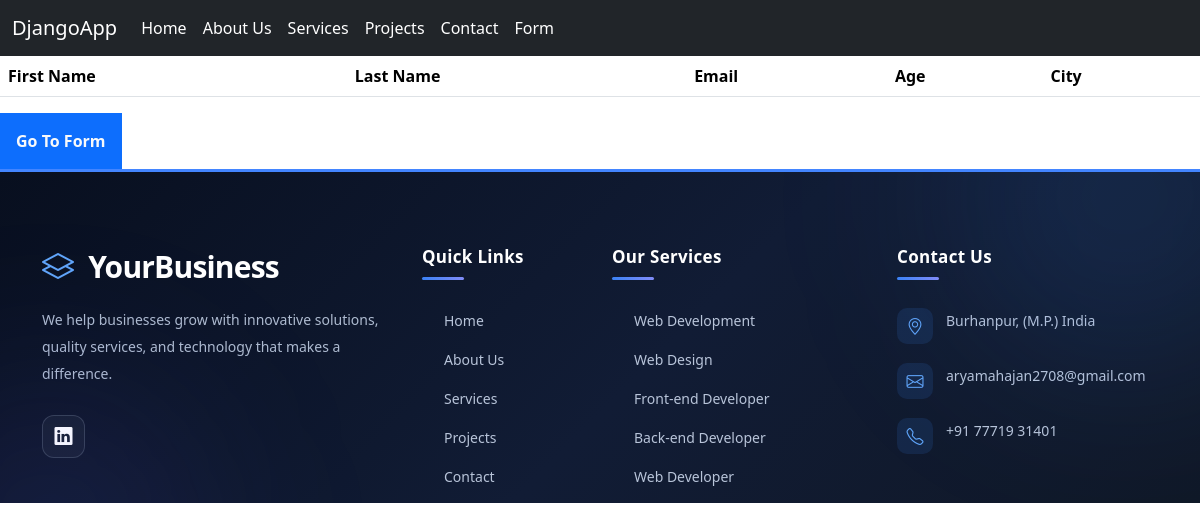
The page /data/ on the database as committed earlier.
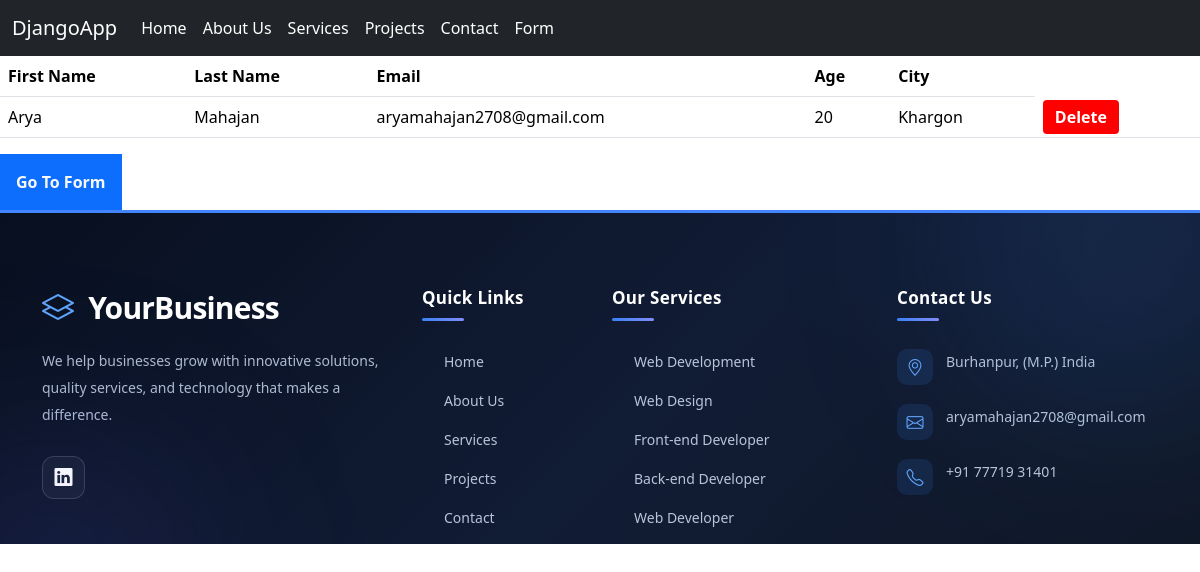
The same page on the database as committed later.
### myApp/models.py (models this page shows, shortened)
class Person(models.Model):
    first_name = models.CharField(max_length=200)
    last_name = models.CharField(max_length= 200)
    age = models.IntegerField()
    city = models.CharField(max_length=200)
    email = models.EmailField()

### myApp/views.py (the view)
# urls.py: path('data/' , views.data , name="data"),
def data(request):
    per = Person.objects.all()
    return render(request , 'data.html' , {'persons': per})

### myApp/templates/data.html (shortened to what this page needs)
{% extends 'base.html' %}
{% block content %}
        <table class="table">
            <tr>
                <th>First Name </th>
                <th>Last Name </th>
                <th>Email </th>
                <th>Age </th>
                <th>City </th>
            </tr>
            {% for p in persons %}
                <tr>
                    <td>{{p.first_name}}</td>
                    <td>{{p.last_name}}</td>
                    <td>{{p.email}}</td>
                    <td>{{p.age}}</td>
                    <td>{{p.city}}</td>
                    <td>
                        <a href="{% url 'delete_person' p.id %}"
                            onclick="return confirm('Are you sure you want to delete this person?');"
                            style="background-color: red; color: white; padding: 6px 12px; text-decoration: none; border-radius: 4px; font-weight: bold;">
                            Delete
                        </a>
                    </td>
                </tr>
            {% endfor %}
        </table>
        <a href="{% url 'form' %}"><button class="bg-primary p-3 text-light" type="button">Go To Form</button></a>
{% endblock %}

### myApp/templates/base.html (shortened to what this page needs)
{% load static %}
<!DOCTYPE html>
<html lang="en">
<head>
    <link rel="stylesheet" href="https://cdn.jsdelivr.net/npm/bootstrap-icons@1.11.3/font/bootstrap-icons.min.css">
    <link rel="stylesheet" href="{% static 'home.css' %}">
    <link rel="stylesheet" href="{% static 'footer.css' %}">
    <link rel="stylesheet" href="{% static 'about.css' %}">
    <link rel="stylesheet" href="{% static 'services.css' %}">
    <link rel="stylesheet" href="{% static 'projects.css' %}">
    <link rel="stylesheet" href="{% static 'contact.css' %}">
    <link rel="stylesheet" href="{% static 'form.css' %}">
    {% load bootstrap5 %}
    {% bootstrap_css %}
</head>
<body>
    {% include 'header.html' %}
    <main>
        {% block content %}
        {% endblock %}
    </main>
    {% include 'footer.html' %}
</body>
</html>

### myApp/templates/header.html
<nav class="navbar navbar-expand-lg navbar-dark bg-dark">
    <div class="container-fluid">
        <a class="navbar-brand" href="#">DjangoApp</a>
        <div class="collapse navbar-collapse" id="navbarNav">
            <ul class="navbar-nav me-auto mb-2 mb-lg-0">
                <li class="nav-item">
                    <a class="nav-link active" aria-current="page" href="{% url 'home' %}">Home</a>
                </li>
                <li class="nav-item">
                    <a class="nav-link active" aria-current="page" href="{% url 'about' %}">About Us</a>
                </li>
                <li class="nav-item">
                    <a class="nav-link active" aria-current="page" href="{% url 'services' %}">Services</a>
                </li>
                <li class="nav-item">
                    <a class="nav-link active" aria-current="page" href="{% url 'projects' %}">Projects</a>
                </li>
                <li class="nav-item">
                    <a class="nav-link active" aria-current="page" href="{% url 'contact' %}">Contact</a>
                </li>
                <li class="nav-item">
                    <a class="nav-link active" aria-current="page" href="{% url 'form' %}">Form</a>
                </li>
            </ul>
        </div>
    </div>
</nav>

### myApp/templates/footer.html
<footer class="site-footer">
    <div class="container">
        <div class="row g-4">
            <div class="col-lg-4 col-md-6">
                <h3 class="footer-logo">
                    <i class="bi bi-layers"></i> YourBusiness
                </h3>
                <p class="footer-description">
                    We help businesses grow with innovative solutions,
                    quality services, and technology that makes a difference.
                </p>
                <div class="social-links">
                    <a href="https://www.linkedin.com/in/arya-mahajan-2708-aum/" aria-label="LinkedIn"><i class="bi bi-linkedin"></i></a>
                </div>
            </div>
            <div class="col-lg-2 col-md-6">
                <h5 class="footer-heading">Quick Links</h5>
                <ul class="footer-links">
                    <li><a href="{% url 'home' %}">Home</a></li>
                    <li><a href="{% url 'about' %}">About Us</a></li>
                    <li><a href="{% url 'services' %}">Services</a></li>
                    <li><a href="{% url 'projects' %}">Projects</a></li>
                    <li><a href="{% url 'contact' %}">Contact</a></li>
                </ul>
            </div>
            <div class="col-lg-3 col-md-6">
                <h5 class="footer-heading">Our Services</h5>
                <ul class="footer-links">
                    <li><a href="{% url 'services' %}">Web Development</a></li>
                    <li><a href="{% url 'services' %}">Web Design</a></li>
                    <li><a href="{% url 'services' %}">Front-end Developer</a></li>
                    <li><a href="{% url 'services' %}">Back-end Developer</a></li>
                    <li><a href="{% url 'services' %}">Web Developer</a></li>
                </ul>
            </div>
            <div class="col-lg-3 col-md-6">
                <h5 class="footer-heading">Contact Us</h5>
                <p class="contact-item">
                    <i class="bi bi-geo-alt"></i>
                    Burhanpur, (M.P.) India
                </p>
                <p class="contact-item">
                    <i class="bi bi-envelope"></i>
                    aryamahajan2708@gmail.com
                </p>
                <p class="contact-item">
                    <i class="bi bi-telephone"></i>
                    +91 77719 31401
                </p>
            </div>
        </div>
    </div>
</footer>

### myApp/static/home.css (style rules this page uses)
:root { --home-dark: #080f1f; --home-navy: #101827; --home-blue: #3b82f6; --home-light-blue: #60a5fa; --home-purple: #818cf8; --home-text: #475569; --home-white: #ffffff; --home-light: #f4f7fc; }

### myApp/static/footer.css (style rules this page uses)
.site-footer { position: relative; overflow: hidden; background: linear-gradient(135deg, #080f1f, #111c35 55%, #101827); color: #b8c4d9; padding: 75px 0 0; font-family: "Segoe UI", Arial, sans-serif; border-top: 3px solid #4385ff; }
.site-footer::before { content: ""; position: absolute; top: -150px; right: -100px; width: 350px; height: 350px; background: rgba(59, 130, 246, 0.13); filter: blur(90px); border-radius: 50%; pointer-events: none; }
.site-footer::after { content: ""; position: absolute; bottom: -180px; left: -100px; width: 300px; height: 300px; background: rgba(99, 102, 241, 0.12); filter: blur(90px); border-radius: 50%; pointer-events: none; }
.footer-logo { color: #ffffff; font-size: 30px; font-weight: 800; letter-spacing: -0.8px; margin-bottom: 22px; }
.footer-logo i { color: #60a5fa; margin-right: 8px; font-size: 32px; }
.footer-description { max-width: 340px; color: #aebbd0; font-size: 14px; line-height: 1.9; margin-bottom: 28px; }
.footer-heading { color: #ffffff; font-size: 17px; font-weight: 700; letter-spacing: 0.3px; margin-bottom: 28px; position: relative; padding-bottom: 13px; }
.footer-heading::after { content: ""; position: absolute; bottom: 0; left: 0; width: 42px; height: 3px; background: linear-gradient(90deg, #3b82f6, #818cf8); border-radius: 10px; transition: width 0.3s ease; }
.footer-links { list-style: none; padding: 0; margin: 0; }
.footer-links li { margin-bottom: 15px; }
.footer-links a { display: inline-block; position: relative; color: #b8c4d9; text-decoration: none; font-size: 14px; transition: all 0.3s ease; }
.footer-links a::before { content: "→"; color: #60a5fa; margin-right: 8px; opacity: 0; transform: translateX(-8px); display: inline-block; transition: all 0.3s ease; }
.social-links { display: flex; flex-wrap: wrap; gap: 12px; }
.social-links a { display: flex; justify-content: center; align-items: center; width: 43px; height: 43px; border: 1px solid rgba(148, 163, 184, 0.25); border-radius: 12px; background: rgba(255, 255, 255, 0.04); color: #ffffff; font-size: 18px; text-decoration: none; transition: all 0.3s ease; }
.contact-item { display: flex; align-items: flex-start; gap: 13px; margin-bottom: 19px; color: #b8c4d9; font-size: 14px; line-height: 1.8; overflow-wrap: anywhere; }
.contact-item i { display: flex; justify-content: center; align-items: center; flex-shrink: 0; width: 36px; height: 36px; border-radius: 10px; background: rgba(59, 130, 246, 0.13); color: #60a5fa; font-size: 17px; transition: all 0.3s ease; }

### myApp/static/about.css (style rules this page uses)
:root { --about-dark: #080f1f; --about-navy: #101827; --about-blue: #3b82f6; --about-blue-light: #60a5fa; --about-purple: #818cf8; --about-text: #475569; --about-muted: #64748b; --about-white: #ffffff; --about-light: #f4f7fc; --about-border: #e5eaf3; }

### myApp/static/services.css (style rules this page uses)
:root { --sp-dark: #080f1f; --sp-navy: #101827; --sp-blue: #3b82f6; --sp-blue-light: #60a5fa; --sp-purple: #818cf8; --sp-text: #475569; --sp-muted: #64748b; --sp-light: #f4f7fc; --sp-white: #ffffff; --sp-border: #e5eaf3; }

### myApp/static/projects.css (style rules this page uses)
:root { --pr-dark: #080f1f; --pr-navy: #101827; --pr-blue: #3b82f6; --pr-blue-light: #60a5fa; --pr-purple: #818cf8; --pr-text: #475569; --pr-muted: #64748b; --pr-light: #f4f7fc; --pr-white: #ffffff; --pr-border: #e5eaf3; }

### myApp/static/form.css (style rules this page uses)
button { padding: 13px 20px; border: none; border-radius: 7px; font-size: 15px; font-weight: 600; cursor: pointer; transition: 0.3s; }

Rows that differ between the two databases and show on the page:
added Person: first_name "Arya", last_name "Mahajan", email "aryamahajan2708@gmail.com", age "20", city "Khargon"
